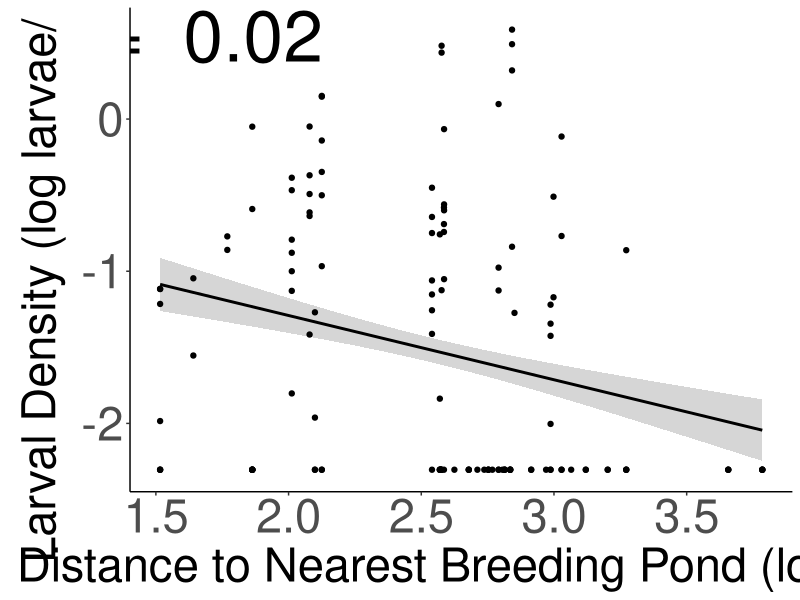
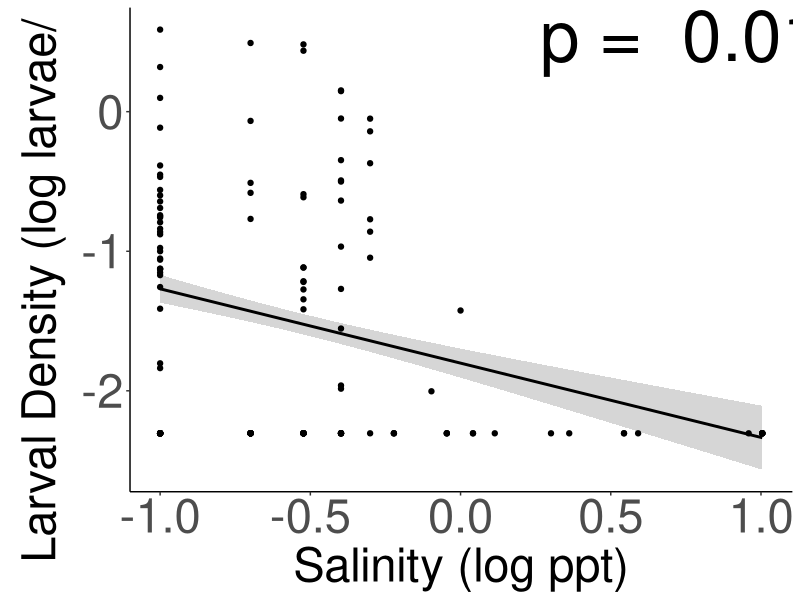
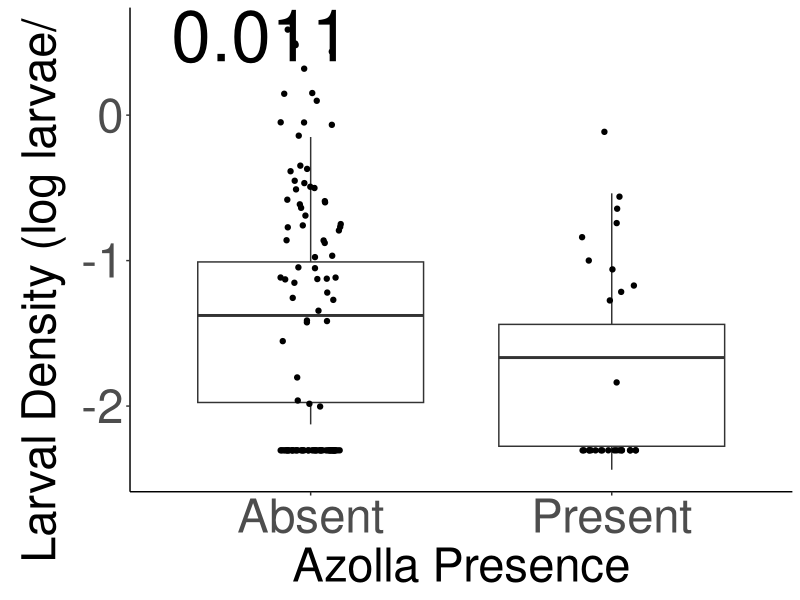
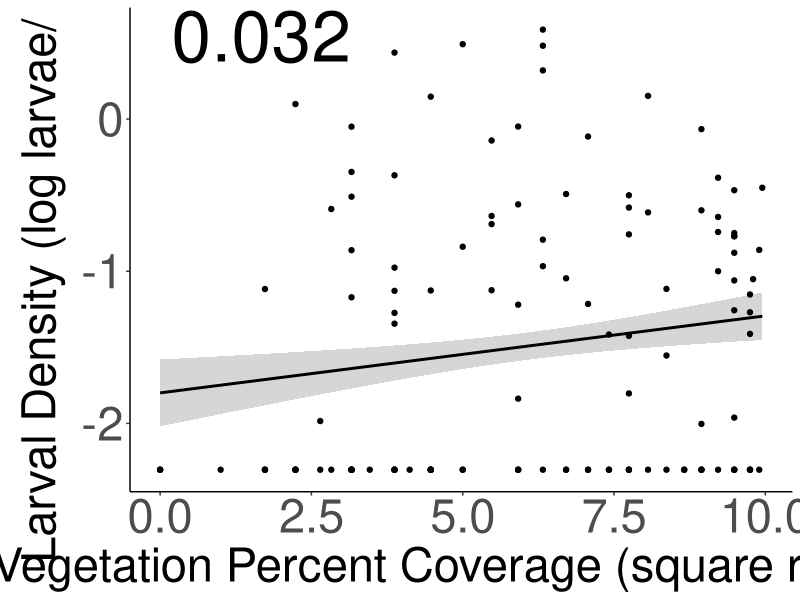
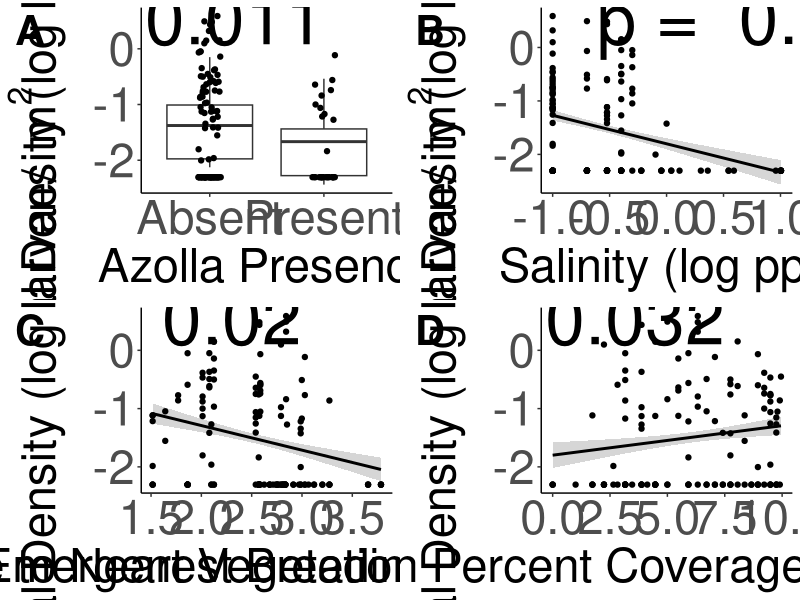
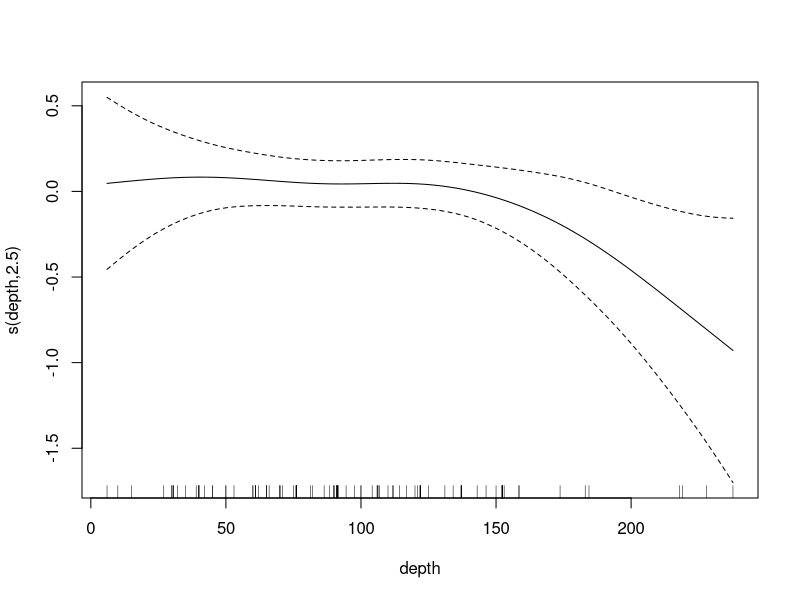
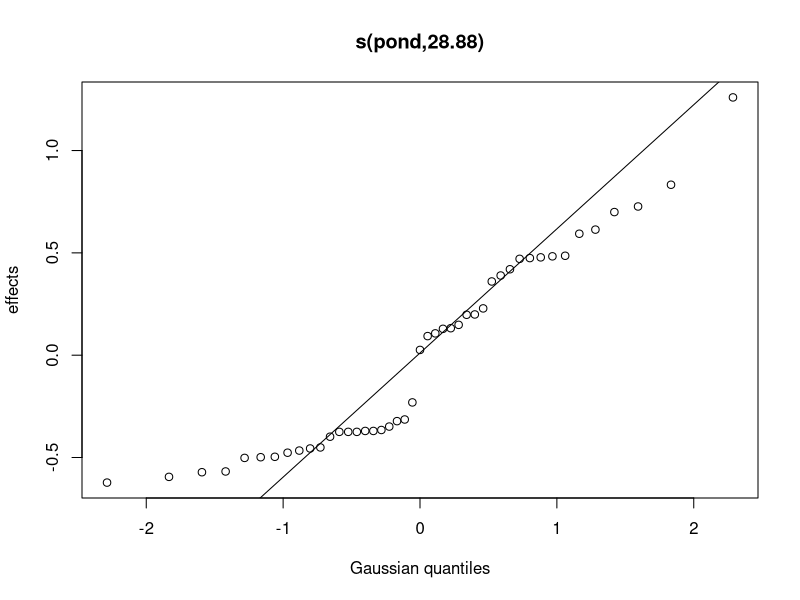
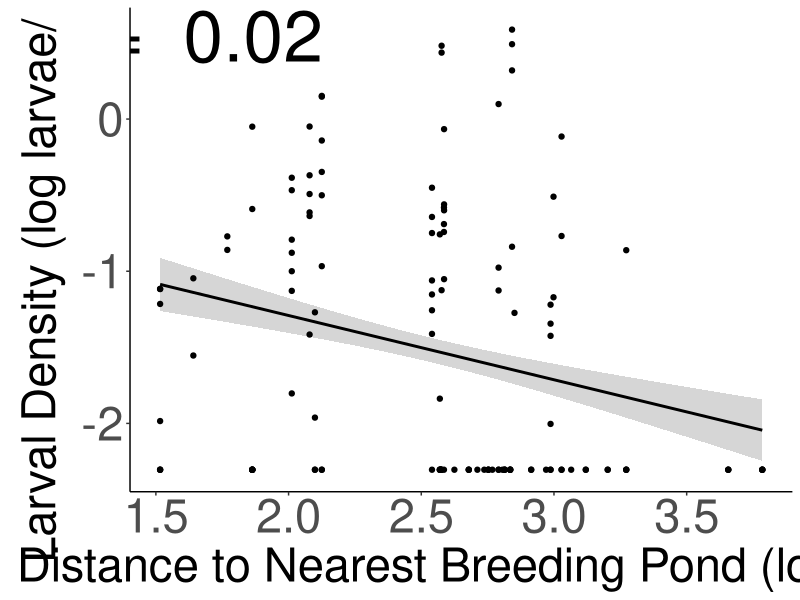

R code for these plots, in order:
#Univariate Fits of model data

#Load Packages
library(lme4)
library(lmerTest)
library(tidyverse)
library(broom.mixed)
library(cowplot)


################################################################################
# Read Data 
################################################################################
data <- read_csv("Data/univariate_data.csv") |>
  mutate(azolla = as.factor(azolla),
         vert_pred = as.factor(vert_pred),
         pond = as.factor(pond))


################################################################################
# Run univariate models
################################################################################

# Linear fit function generation -----------------------------------------------
uni_model <- function(predictor, data) {
  as.numeric(predictor)
  model <- lmerTest::lmer(log_larv_dens ~ predictor + (1|pond), data = data, na.action = na.exclude, REML = T)
  print(summary(model))
  anova(model)
}

# Run Models -------------------------------------------------------------------

# Azolla (p = 0.011)**
uni_model(data$azolla, data)

# Depth  (p = 0.141)
uni_model(data$depth, dat = data)

# Distance to nearest breeding pond (p = 0.02)**
uni_model(data$log_dist_to_breed, dat = data)

# Emergent vegetation (p = 0.031) **
uni_model(data$sqr_emergent_veg, dat = data)

# Medium Prey (p = 0.065)
uni_model(data$log_med_prey, dat = data)

# Large Prey (p = 0.694)
uni_model(data$log_large_prey, dat = data)

# Invert Pred (p = 0.712)
uni_model(data$log_invert_pred, dat = data)

# Plankton (p = 0.459)
uni_model(data$log_plankton, dat = data)

# Water Temp (p = 0.988)
uni_model(data$log_water_temp, dat = data)

# DO (p = 0.093)
uni_model(data$log_DO, dat = data)

# Nitrates (p = 0.45)
uni_model(data$log_nitrates, dat = data)

# pH (p = 0.642)
uni_model(data$log_pH, dat = data)

# Salinity (p = 0.013)*
uni_model(data$log_salinity, dat = data)

# Turbidity (p = 0.906)
uni_model(data$log_turbidity, dat = data)

# Chlorophyll (p = 0.693)
uni_model(data$sqrt_chlorophyll, dat = data)

#Suitable 598 (p = 0.110)
uni_model(data$suitable_598, dat = data)


#Suitable 598 split (p = 0.136)
uni_model(data$suitable_598_split, dat = data)

################################################################################




################################################################################
# Quadratic Models
################################################################################

# Quadratic Model function generation ------------------------------------------
quad_model <- function(predictor, data) {
  model <- lmer(log_larv_dens ~ poly(predictor,2) + (1|pond), data = data, na.action = na.exclude)
  summary(model)
}


# Depth
dat <- data |>
  dplyr::select(depth, log_larv_dens, pond) |>
  drop_na()

quad_model(dat$depth, dat)


# Distance to nearest breeding pond
dat <- data |>
  dplyr::select(log_dist_to_breed, log_larv_dens, pond) |>
  drop_na()

quad_model(dat$log_dist_to_breed, dat)


# Emergent vegetation
dat <- data |>
  dplyr::select(sqr_emergent_veg, log_larv_dens, pond) |>
  drop_na()

quad_model(dat$sqr_emergent_veg, dat)


# Medium Prey
dat <- data |>
  dplyr::select(log_med_prey, log_larv_dens, pond) |>
  drop_na()

quad_model(dat$log_med_prey, dat)


# Large Prey
dat <- data |>
  dplyr::select(log_large_prey, log_larv_dens, pond) |>
  drop_na()

quad_model(dat$log_large_prey, dat)


# Invert Pred
dat <- data |>
  dplyr::select(log_invert_pred, log_larv_dens, pond) |>
  drop_na()

quad_model(dat$log_invert_pred, dat)


# Plankton
dat <- data |>
  dplyr::select(log_plankton, log_larv_dens, pond) |>
  drop_na()

quad_model(dat$log_plankton, dat)


# Water Temp
dat <- data |>
  dplyr::select(log_water_temp, log_larv_dens, pond) |>
  drop_na()

quad_model(dat$log_water_temp, dat)


# DO
dat <- data |>
  dplyr::select(log_DO, log_larv_dens, pond) |>
  drop_na()

quad_model(dat$log_DO, dat)


# Nitrates
dat <- data |>
  dplyr::select(log_nitrates, log_larv_dens, pond) |>
  drop_na()

quad_model(dat$log_nitrates, dat)


# pH
dat <- data |>
  dplyr::select(log_pH, log_larv_dens, pond) |>
  drop_na()

quad_model(dat$log_pH, dat)


# Salinity
dat <- data |>
  dplyr::select(log_salinity, log_larv_dens, pond) |>
  drop_na()

quad_model(dat$log_salinity, dat)


# Turbidity
dat <- data |>
  dplyr::select(log_turbidity, log_larv_dens, pond) |>
  drop_na()

quad_model(dat$log_turbidity, dat)


# Chlorophyll
dat <- data |>
  dplyr::select(sqrt_chlorophyll, log_larv_dens, pond) |>
  drop_na()

quad_model(dat$sqrt_chlorophyll, dat)




################################################################################
# Visualizing the four significant bivariate fits 
################################################################################

## Distance Model --------------------------------------------------------------
distance_model <- lmer(log_larv_dens ~ log_dist_to_breed +  (1|pond), data = data)
summary(distance_model)
p_valueDist <- coef(summary(distance_model))[2,5]

tidy_distance <- augment(distance_model)

### This plots the actual datapoints but fits a line to the predicted effects
distance_plot <- ggplot(data = tidy_distance,
       mapping = aes(x = log_dist_to_breed,
                     y = .fitted))+
  geom_smooth(method = "lm", level = 0.95, color = "black")+
  geom_point(mapping = aes(x = log_dist_to_breed,
                           y = log_larv_dens)) +
  labs(x = "Distance to Nearest Breeding Pond (log m)",
       y = "Larval Density (log larvae/ " ~m^2) +
  theme_classic() +
  theme(axis.title = element_text(size = 34),
        axis.text = element_text(size = 34),
        title = element_text(size = 20)) +
  annotate("text", x = 1.6, y = 0.55, label = paste("p = ", round(p_valueDist, 3)),
           size = 18, color = "black") 

distance_plot
ggsave("Figures/distance.jpg", distance_plot, width = 25, height = 15)

##Salinity Model ---------------------------------------------------------------
salinity_model <- lmer(log_larv_dens ~ log_salinity +  (1|pond), data = data)
summary(salinity_model)
p_value_salinity <- coef(summary(salinity_model))[2,5]
tidy_salinity <- augment(salinity_model)

### This plots the actual datapoints but fits a line to the predicted response
salinity_plot <- ggplot(data = tidy_salinity,
       mapping = aes(x = log_salinity,
                     y = .fitted))+
  geom_smooth(method = "lm", level = 0.95, color = "black")+
  geom_point(mapping = aes(x = log_salinity,
                           y = log_larv_dens)) +
  labs(x = "Salinity (log ppt)",
       y = "Larval Density (log larvae/ " ~m^2) +
  theme_classic() +
  theme(axis.title = element_text(size = 34),
        axis.text = element_text(size = 34),
        title = element_text(size = 20)) +
  annotate("text", x = 0.8, y = 0.55, label = paste("p = ", round(p_value_salinity, 3)),
           size = 18, color = "black") 


salinity_plot
ggsave("Figures/salinity.jpg", salinity_plot, width = 25, height = 15)


## Azolla model ----------------------------------------------------------------
levels(data$azolla) <- c('Absent', 'Present')
azolla_model <- lmer(log_larv_dens ~ azolla +  (1|pond), data = data, na.action = na.exclude)
p_value_azolla <- coef(summary(azolla_model))[2,5]
summary(azolla_model)

tidy_azolla <- augment(azolla_model)

## Boxplot of azolla model predictions. Still uses fits rather than fixed.
azolla_plot <- ggplot(data = tidy_azolla, aes(x = azolla, y = .fitted)) + 
  geom_boxplot() +
  geom_jitter(mapping = aes(x = azolla, y = log_larv_dens), width = 0.1) +
  theme_classic()+
  labs(x = "Azolla Presence",
       y = "Larval Density (log larvae/ " ~m^2) +
  theme(axis.title = element_text(size = 34),
        axis.text = element_text(size = 34),
        title = element_text(size = 20)) +
  annotate("text", x = 0.6, y = 0.55, label = paste("p = ", round(p_value_azolla, 3)),
           size = 18, color = "black") 


azolla_plot
ggsave("Figures/azolla.jpg", azolla_plot, width = 25, height = 15)

##Vegetation Model ---------------------------------------------------------------
veg_model <- lmer(log_larv_dens ~ sqr_emergent_veg +  (1|pond), data = data, na.action = na.exclude)
summary(salinity_model)
p_value_veg <- coef(summary(veg_model))[2,5]

tidy_veg <- augment(veg_model)

### This plots the actual datapoints but fits a line to the predicted response
veg_plot <- ggplot(data = tidy_veg,
       mapping = aes(x = sqr_emergent_veg,
                     y = .fitted))+
  geom_smooth(method = "lm", level = 0.95, color = "black")+
  geom_point(mapping = aes(x = sqr_emergent_veg,
                           y = log_larv_dens)) +
  labs(x = "Emergent Vegetation Percent Coverage (square root transformed)",
       y = "Larval Density (log larvae/ " ~m^2) +
  theme_classic() +
  theme(axis.title = element_text(size = 34),
        axis.text = element_text(size = 34),
        title = element_text(size = 20)) +
  annotate("text", x = 0.5, y = 0.55, label = paste("p = ", round(p_value_veg, 3)),
           size = 18, color = "black") 

 
veg_plot
ggsave("Figures/emergent_veg.jpg", veg_plot, width = 25, height = 15)



# Saving the multiplot ---------------------------------------------------------

multiPlot <- cowplot::plot_grid(azolla_plot, salinity_plot, distance_plot, veg_plot,
                                nrow = 2,
                                labels = c("A", "B", "C", "D"),
                                label_size = 30)
multiPlot
ggsave("Figures/univariate_fits.png", multiPlot, width = 25, height = 15)




library(mgcv)
depth_gam <- gam(log_larv_dens ~ s(depth) + s(pond, bs = 're'), data = data, method = "REML")
summary(depth_gam)
plot(depth_gam)
